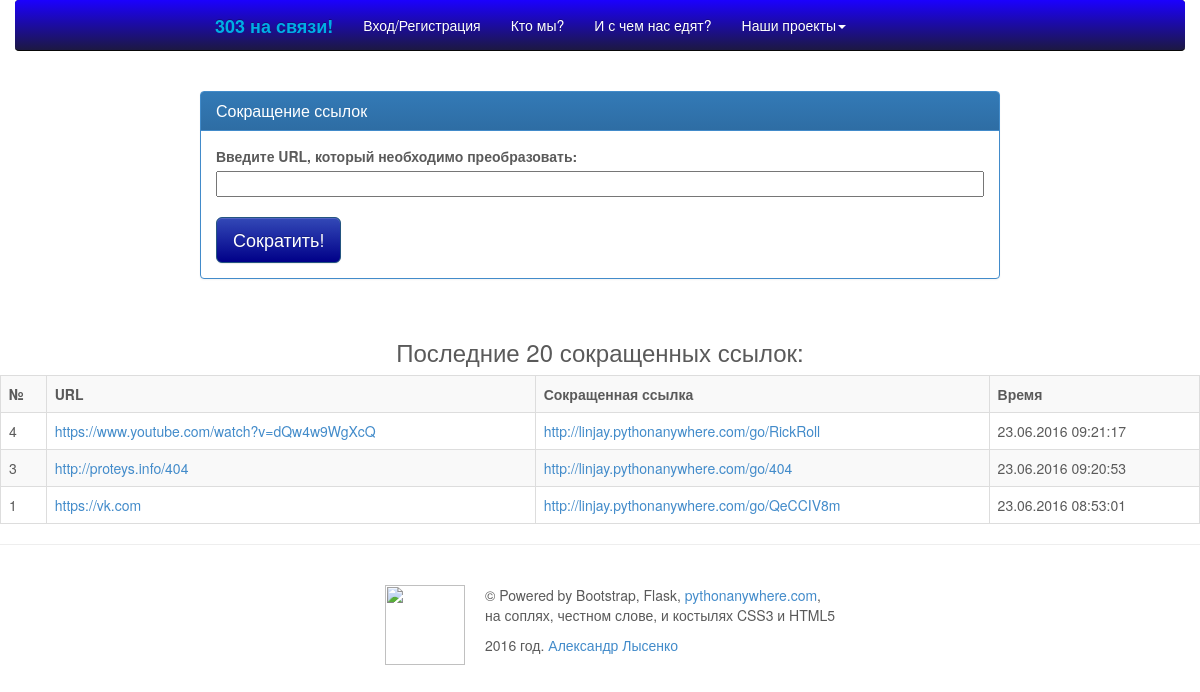
Page /linkshorter on the committed database.
### tables this page shows
CREATE TABLE linkshorter (
    "id" INTEGER PRIMARY KEY NOT NULL,
    "url" VARCHAR,
    "time" DATETIME,
    "prefix" CHAR(8) NOT NULL
);

### mysite/flask_app.py (the view, shortened to what this page needs)
@app.route('/linkshorter', methods=['GET', 'POST'])
def linkshorter():
    title="Сокращение ссылок"
    if request.method == 'GET':
        conn = sqlite3.connect('site.db')
        c = conn.cursor()
        urls = c.execute('''SELECT id, url, prefix, strftime('%d.%m.%Y %H:%M:%S', time) FROM linkshorter ORDER BY id DESC LIMIT 20;''').fetchall()
        return render_template('linkshorter.html', urls=urls, title=title)

### mysite/templates/linkshorter.html (shortened to what this page needs)
{% extends "layout.html" %}
    {% block body %}
    <br><br>
    <div style="max-width:800px; margin: auto">
        <div class="panel panel-primary">
            <div class="panel-heading">
            <h3 class="panel-title">Сокращение ссылок</h3>
        </div>
            <div class="panel-body">
            <form action="/linkshorter" method="post">
                <label for="url">Введите URL, который необходимо преобразовать:</label><br>
                <input type="text" name="url" id="url" style="width:100%;"><br><br>
                <input type="submit" class="btn btn-lg btn-primary" value="Сократить!">
            </form>
        </div>
        </div>
    </div>
    <br>
    <table class="table table-striped table-bordered">
    <thead>
    <caption>
        <h3>Последние 20 сокращенных ссылок:</h3>
    </caption>
    <tr>
        <th>№</th>
        <th>URL</th>
        <th>Сокращенная ссылка</th>
        <th>Время</th>
    </tr>
    </thead>
    {% for url in urls %}
    <tr>
        <td>{{url[0]}}</td>
        <td><a href="{{url[1]}}">{{url[1]}}</a></td>
        <td><a href="http://linjay.pythonanywhere.com/go/{{url[2]}}">http://linjay.pythonanywhere.com/go/{{url[2]}}</a></td>
        <td>{{url[3]}}</td>
    </tr>
    {% endfor %}
    </table>
    {% endblock %}

### mysite/templates/layout.html (shortened to what this page needs)
<!DOCTYPE html>
<html lang="en">
<head>
    <link href="../static/css/bootstrap.min.css" rel="stylesheet">
    <link href="../static/css/bootstrap-theme.min.css" rel="stylesheet">
    <link href="../static/css/carousel.css" rel="stylesheet">
</head>
<body style="">
    <div class="home-nav navbar-wrapper">
          <div class="container">
            <div class="navbar navbar-inverse navbar-static-top" role="navigation">
              <div class="container">
                <div class="navbar-header">
                  <a class="navbar-brand" href="/" title="&quot;Главная&quot;"><strong>303 на связи!</strong></a>
                </div>
                <div class="navbar-collapse collapse">
                  <ul class="nav navbar-nav">
                    <li><a href="/login">Вход/Регистрация</a></li>
                    <li><a href="/about">Кто мы?</a></li>
                    <li><a href="/contact">И с чем нас едят?</a></li>
                    <li class="dropdown">
                      <a href="#" class="dropdown-toggle" data-toggle="dropdown">Наши проекты<b class="caret"></b></a>
                    </li>
                  </ul>
                </div>
              </div>
            </div>
          </div>
        </div>
{% block body %}
{% endblock %}
        <hr>
        <table border=0 align="center">
            <tr>
                <td>
                    <img src="https://habrastorage.org/files/89a/4ea/6a1/89a4ea6a1271445588a16d94271f6799.jpg" width="80px" height="80px" style="margin: 20px;">
                </td>
                <td>
                    <p>
                        © Powered by Bootstrap, Flask, <a href="https://www.pythonanywhere.com">pythonanywhere.com</a>,<br>
                        на соплях, честном слове, и костылях CSS3 и HTML5
                    </p>
                    <p>
                        2016 год. <a href="https://vk.com/id90781995">Александр Лысенко</a>
                    </p>
                </td>
            </tr>
        </table>
</body>
</html>

### mysite/static/css/carousel.css (style rules this page uses)
body { padding-bottom: 40px; color: #5a5a5a; }
.navbar-wrapper { top: 0; right: 0; left: 0; z-index: 20; }
.navbar-wrapper .container { padding-right: 0; padding-left: 0; }
.navbar-wrapper .navbar { padding-right: 15px; padding-left: 15px; }
@media (min-width: 768px) { .navbar-wrapper .navbar { margin: 0; } }
@media (min-width: 768px) { .navbar-wrapper .container { padding-right: 15px; padding-left: 15px; } }
@media (min-width: 768px) { .navbar-wrapper .navbar { padding-right: 0; padding-left: 0; } }
@media (min-width: 768px) { .navbar-wrapper .navbar { border-radius: 4px; } }

### rows in the picture
linkshorter: id "4", url "https://www.youtube.com/watch?v=dQw4w9WgXcQ", prefix "RickRoll", url "23.06.2016 09:21:17"
linkshorter: id "3", url "http://proteys.info/404", prefix "404", url "23.06.2016 09:20:53"
linkshorter: id "1", url "https://vk.com", prefix "QeCCIV8m", url "23.06.2016 08:53:01"
